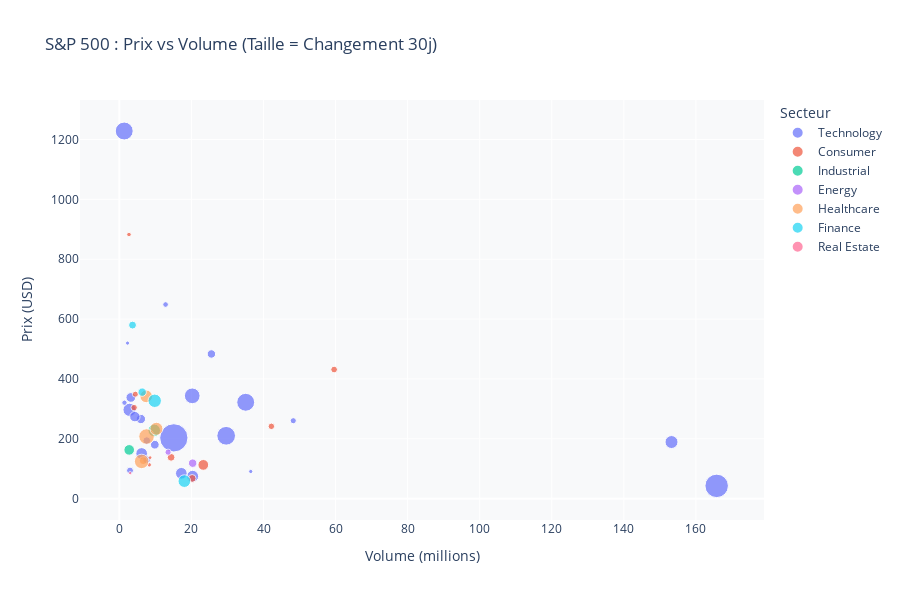

Source (notebook cell):
### Markdown cell above
## GRAPHIQUE INTERACTIF 1 : Prix vs Volume (Scatter)

### Code cell
latest_data = sp500_data.sort_values('date').groupby('symbol').tail(1).copy()

# Calculer le changement de prix par rapport au début
sp500_data_sorted = sp500_data.sort_values(['symbol', 'date'])
price_30d_ago = sp500_data_sorted.groupby('symbol').first()[['close']].reset_index()
price_30d_ago.columns = ['symbol', 'close_30d_ago']

latest_data = latest_data.merge(price_30d_ago, on='symbol', how='left')
latest_data['price_change'] = latest_data['close'] - latest_data['close_30d_ago']
latest_data['price_change_pct'] = (latest_data['price_change'] / latest_data['close_30d_ago']) * 100

# Créer le scatter plot (utiliser abs() pour size car Plotly n'accepte que des valeurs positives)
fig = px.scatter(
    latest_data,
    x=latest_data['volume'] / 1e6,
    y='close',
    color='sector',
    size=latest_data['price_change_pct'].abs(),
    hover_name='symbol',
    hover_data={
        'close': ':.2f',
        'volume': ':.2f',
        'price_change_pct': ':.2f'
    },
    labels={
        'x': 'Volume (millions)',
        'close': 'Prix (USD)',
        'sector': 'Secteur',
        'price_change_pct': 'Changement 30j (%)'
    },
    title='S&P 500 : Prix vs Volume (Taille = Changement 30j)'
)

fig.update_layout(
    plot_bgcolor='#f8f9fa',
    paper_bgcolor='white',
    hovermode='closest',
    height=600
)

fig.show()

### Figure 1 — Plotly figure (JSON) as saved in the notebook; plotly's stock layout.template omitted (floating-point values rounded to 4 significant figures)
{"data": [{"customdata": [[5975000.0, -18.06], [165800000.0, 114.4], [7610000.0, 12.19], [36460000.0, 3.691], [29640000.0, 72.37], [20340000.0, 29.28], [9840000.0, 15.81], [2831000.0, 36.39], [48260000.0, 7.749], [6191000.0, -28.08], [25550000.0, 14.72], [1350000.0, 66.7], [35060000.0, 66.66], [2269000.0, 3.526], [7548000.0, 12.61], [153200000.0, 35.01], [12830000.0, 6.552], [2955000.0, 9.806], [17200000.0, -28.19], [1418000.0, 5.883], [4303000.0, -22.32], [20230000.0, 51.15], [3182000.0, -19.42], [8337000.0, 0.04145], [15120000.0, 166.0]], "hovertemplate": "<b>%{hovertext}</b><br><br>Secteur=Technology<br>Volume (millions)=%{x}<br>Prix (USD)=%{y:.2f}<br>size=%{marker.size}<br>volume=%{customdata[0]:.2f}<br>Changement 30j (%)=%{customdata[1]:.2f}<extra></extra>", "hovertext": ["CRM", "INTC", "PANW", "NFLX", "AMD", "CSCO", "QCOM", "IBM", "AAPL", "NOW", "MSFT", "ASML", "GOOGL", "SNPS", "ANET", "NVDA", "META", "OKTA", "MRVL", "CDNS", "ACN", "AVGO", "ADBE", "TXN", "LRCX"], "legendgroup": "Technology", "marker": {"color": "#636efa", "size": [18.06, 114.4, 12.19, 3.691, 72.37, 29.28, 15.81, 36.39, 7.749, 28.08, 14.72, 66.7, 66.66, 3.526, 12.61, 35.01, 6.552, 9.806, 28.19, 5.883, 22.32, 51.15, 19.42, 0.04145, 166.0], "sizemode": "area", "sizeref": 0.415, "symbol": "circle"}, "mode": "markers", "name": "Technology", "orientation": "v", "showlegend": true, "type": "scatter", "x": [5.975, 165.8, 7.61, 36.46, 29.64, 20.34, 9.84, 2.831, 48.26, 6.191, 25.55, 1.35, 35.06, 2.269, 7.548, 153.2, 12.83, 2.955, 17.2, 1.419, 4.303, 20.23, 3.182, 8.337, 15.12], "xaxis": "x", "y": [266.1, 42.63, 193.9, 90.73, 210.0, 74.72, 180.2, 296.7, 260.3, 150.9, 483.5, 1228.0, 322.0, 519.7, 130.1, 189.1, 648.7, 93.84, 84.64, 320.5, 274.0, 343.5, 338.1, 185.7, 203.1], "yaxis": "y"}, {"customdata": [[20200000.0, 12.68], [2674000.0, -4.333], [8537000.0, -2.767], [4100000.0, 8.489], [42180000.0, 8.747], [59600000.0, 9.234], [23300000.0, 23.96], [14350000.0, -12.59], [4442000.0, -7.603], [8295000.0, 4.008]], "hovertemplate": "<b>%{hovertext}</b><br><br>Secteur=Consumer<br>Volume (millions)=%{x}<br>Prix (USD)=%{y:.2f}<br>size=%{marker.size}<br>volume=%{customdata[0]:.2f}<br>Changement 30j (%)=%{customdata[1]:.2f}<extra></extra>", "hovertext": ["KO", "COST", "PEP", "MCD", "AMZN", "TSLA", "WMT", "PG", "HD", "DIS"], "legendgroup": "Consumer", "marker": {"color": "#EF553B", "size": [12.68, 4.333, 2.767, 8.489, 8.747, 9.234, 23.96, 12.59, 7.603, 4.008], "sizemode": "area", "sizeref": 0.415, "symbol": "circle"}, "mode": "markers", "name": "Consumer", "orientation": "v", "showlegend": true, "type": "scatter", "x": [20.2, 2.674, 8.537, 4.1, 42.18, 59.6, 23.3, 14.35, 4.442, 8.295], "xaxis": "x", "y": [67.54, 882.6, 137.0, 304.2, 241.6, 431.4, 112.7, 138.0, 349.1, 112.9], "yaxis": "y"}, {"customdata": [[9677000.0, 32.81], [2734000.0, 23.38]], "hovertemplate": "<b>%{hovertext}</b><br><br>Secteur=Industrial<br>Volume (millions)=%{x}<br>Prix (USD)=%{y:.2f}<br>size=%{marker.size}<br>volume=%{customdata[0]:.2f}<br>Changement 30j (%)=%{customdata[1]:.2f}<extra></extra>", "hovertext": ["BA", "MMM"], "legendgroup": "Industrial", "marker": {"color": "#00cc96", "size": [32.81, 23.38], "sizemode": "area", "sizeref": 0.415, "symbol": "circle"}, "mode": "markers", "name": "Industrial", "orientation": "v", "showlegend": true, "type": "scatter", "x": [9.677, 2.734], "xaxis": "x", "y": [228.1, 162.9], "yaxis": "y"}, {"customdata": [[13520000.0, 8.047], [20340000.0, 14.88]], "hovertemplate": "<b>%{hovertext}</b><br><br>Secteur=Energy<br>Volume (millions)=%{x}<br>Prix (USD)=%{y:.2f}<br>size=%{marker.size}<br>volume=%{customdata[0]:.2f}<br>Changement 30j (%)=%{customdata[1]:.2f}<extra></extra>", "hovertext": ["CVX", "XOM"], "legendgroup": "Energy", "marker": {"color": "#ab63fa", "size": [8.047, 14.88], "sizemode": "area", "sizeref": 0.415, "symbol": "circle"}, "mode": "markers", "name": "Energy", "orientation": "v", "showlegend": true, "type": "scatter", "x": [13.52, 20.34], "xaxis": "x", "y": [155.2, 118.5], "yaxis": "y"}, {"customdata": [[6632000.0, 13.3], [7545000.0, 50.31], [6175000.0, 43.4], [10280000.0, 35.34], [7456000.0, -33.25]], "hovertemplate": "<b>%{hovertext}</b><br><br>Secteur=Healthcare<br>Volume (millions)=%{x}<br>Prix (USD)=%{y:.2f}<br>size=%{marker.size}<br>volume=%{customdata[0]:.2f}<br>Changement 30j (%)=%{customdata[1]:.2f}<extra></extra>", "hovertext": ["ABT", "JNJ", "GILD", "ABBV", "UNH"], "legendgroup": "Healthcare", "marker": {"color": "#FFA15A", "size": [13.3, 50.31, 43.4, 35.34, 33.25], "sizemode": "area", "sizeref": 0.415, "symbol": "circle"}, "mode": "markers", "name": "Healthcare", "orientation": "v", "showlegend": true, "type": "scatter", "x": [6.632, 7.545, 6.175, 10.28, 7.457], "xaxis": "x", "y": [127.0, 207.5, 124.3, 233.4, 341.7], "yaxis": "y"}, {"customdata": [[18030000.0, -33.31], [6333000.0, 14.65], [9810000.0, 37.25], [3654000.0, 12.95]], "hovertemplate": "<b>%{hovertext}</b><br><br>Secteur=Finance<br>Volume (millions)=%{x}<br>Prix (USD)=%{y:.2f}<br>size=%{marker.size}<br>volume=%{customdata[0]:.2f}<br>Changement 30j (%)=%{customdata[1]:.2f}<extra></extra>", "hovertext": ["PYPL", "V", "JPM", "MA"], "legendgroup": "Finance", "marker": {"color": "#19d3f3", "size": [33.31, 14.65, 37.25, 12.95], "sizemode": "area", "sizeref": 0.415, "symbol": "circle"}, "mode": "markers", "name": "Finance", "orientation": "v", "showlegend": true, "type": "scatter", "x": [18.03, 6.333, 9.81, 3.654], "xaxis": "x", "y": [58.51, 355.9, 327.0, 579.9], "yaxis": "y"}, {"customdata": [[3002000.0, 2.256]], "hovertemplate": "<b>%{hovertext}</b><br><br>Secteur=Real Estate<br>Volume (millions)=%{x}<br>Prix (USD)=%{y:.2f}<br>size=%{marker.size}<br>volume=%{customdata[0]:.2f}<br>Changement 30j (%)=%{customdata[1]:.2f}<extra></extra>", "hovertext": ["CCI"], "legendgroup": "Real Estate", "marker": {"color": "#FF6692", "size": [2.256], "sizemode": "area", "sizeref": 0.415, "symbol": "circle"}, "mode": "markers", "name": "Real Estate", "orientation": "v", "showlegend": true, "type": "scatter", "x": [3.002], "xaxis": "x", "y": [85.09], "yaxis": "y"}], "layout": {"height": 600, "hovermode": "closest", "legend": {"itemsizing": "constant", "title": {"text": "Secteur"}, "tracegroupgap": 0}, "paper_bgcolor": "white", "plot_bgcolor": "#f8f9fa", "title": {"text": "S&P 500 : Prix vs Volume (Taille = Changement 30j)"}, "xaxis": {"anchor": "y", "domain": [0, 1], "title": {"text": "Volume (millions)"}}, "yaxis": {"anchor": "x", "domain": [0, 1], "title": {"text": "Prix (USD)"}}}}
